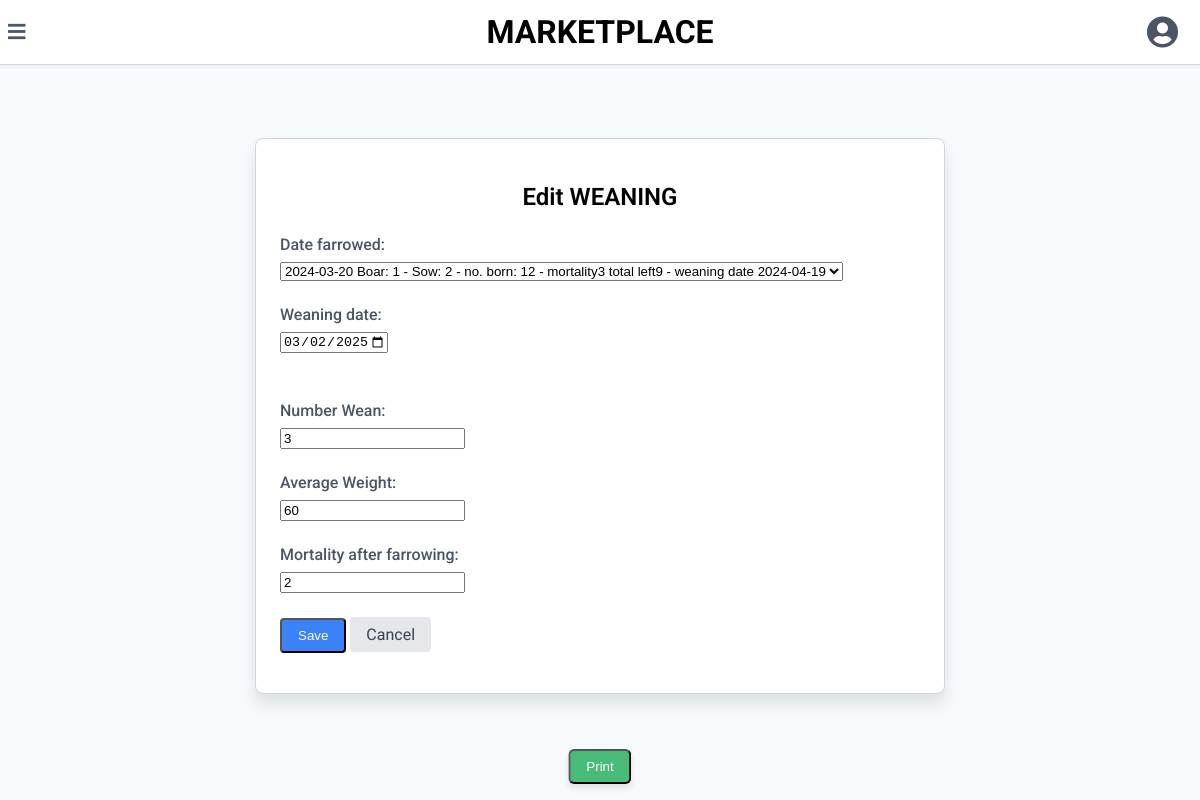
/1/update/Weaning, run on the app's committed database.
### inven/models.py (models this page shows, shortened)
class Weaning(models.Model):
    birth_date = models.ForeignKey(Farrowing, verbose_name=_("Date farrowed"), on_delete=models.CASCADE)
    date_wean = models.DateField(_("weaning date"), auto_now=False, auto_now_add=False)
    no_wean = models.IntegerField(_("number Wean"))
    avg_weight = models.IntegerField(_("Average Weight"))
    mortality = models.IntegerField(_("mortality after farrowing"))
    class Meta:
        verbose_name = _("Weaning")
        verbose_name_plural = _("Weanings")

### inven/views.py (the view)
# urls.py: path('<int:pk>/update/Weaning', WeaningUpdateView.as_view(), name='Weaning-update'),
class WeaningUpdateView(UpdateView):
    model = Weaning
    form_class = WeaningForm
    template_name = 'Weaning/form.html'
    success_url = reverse_lazy('Weaning-list')

### inven/forms.py
class WeaningForm(forms.ModelForm):
    class Meta:
        model = Weaning
        fields = ['birth_date','date_wean','no_wean','avg_weight', 'mortality']
        widgets = {
            'date_wean': forms.DateInput(
                attrs={
                    'type': 'date',
                    'max': date.today().strftime('%Y-%m-%d'),
                    'class': 'form-control'
                }
            )
        }

### inven/models.py (called while the page is built)
    @property
    def total_left(self):
        return self.number_born - self.mortality

    @property
    def weaning(self):
        return self.date + timedelta(days=30)

    def __str__(self):
        return f"{self.date} Boar: {self.boar_id.id} - Sow: {self.sow_id.id} - no. born: {self.number_born} - mortality{self.mortality} total left{self.total_left} - weaning date {self.weaning}"

### templates/Weaning/form.html (shortened to what this page needs)
{% extends "form.html" %}
{% block page %}
<main class="content">
    <div class="table-container">
        <h2>{% if object %}Edit{% else %}Create{% endif %} WEANING</h2>
        <form method="post" class="space-y-6">
            <div class="form-control">
                <label>{{ form.birth_date.label_tag }}</label>
                {{ form.birth_date }}
            </div>
            <div class="form-control">
                <label>{{ form.date_wean.label_tag }}</label>
                {{ form.date_wean }}
            </div>
            <div class="form-control">
                <label>{{ form.no_wean.label_tag }}</label>
                {{ form.no_wean }}
            </div>
            <div class="form-control">
                <label>{{ form.avg_weight.label_tag }}</label>
                {{ form.avg_weight }}
            </div>
            <div class="form-control">
                <label>{{ form.mortality.label_tag }}</label>
                {{ form.mortality }}
            </div>
            <div class="flex items-center justify-between">
                <button type="submit" class="btn btn-primary">Save</button>
                <a href="{% url 'Weaning-list' %}" class="btn btn-secondary">Cancel</a>
            </div>
        </form>
    </div>
</main>
{% endblock %}

### templates/firstlabel/main.html (style rules this page uses)
body { font-family: 'Roboto', sans-serif; background-color: #f3f4f6; margin: 0; padding: 0; }
.content { margin-left: 0; transition: margin-left 0.3s; padding: 1rem; padding-top: 5rem; }

### templates/form.html (style rules this page uses)
body { font-family: 'Roboto', sans-serif; background-color: #f7fafc; margin: 0; padding: 0; display: flex; justify-content: center; align-items: center; height: 100vh; }
.content { margin-left: 0; margin-top: 16px; padding: 16px; transition: all 0.3s; display: flex; justify-content: center; width: 100%; }
.table-container { background-color: #ffffff; border: 1px solid #d1d5db; border-radius: 8px; padding: 24px; box-shadow: 0 10px 15px rgba(0, 0, 0, 0.1); width: 100%; max-width: 640px; margin: auto; }
.table-container h2 { font-size: 24px; font-weight: 600; margin-bottom: 24px; text-align: center; }
.form-control { margin-bottom: 24px; }
.form-control label { display: block; color: #4b5563; font-weight: 500; margin-bottom: 8px; }
.btn { display: inline-block; padding: 8px 16px; border-radius: 4px; text-decoration: none; text-align: center; transition: background-color 0.2s; }
.btn-primary { background-color: #3b82f6; color: #ffffff; }
.btn-secondary { background-color: #e5e7eb; color: #374151; }

### data on the page
Weaning: birth_date "2024-03-20 Boar: 1 - Sow: 2 - no. born: 12 - mortality3 total left9 - weaning date 2024-04-19", date_wean "03/02/2025", no_wean "3", avg_weight "60", mortality "2"
